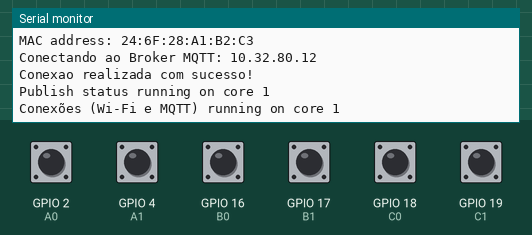
A sketch run on a simulated ESP32. Parts: the last lines printed to the serial monitor. The test bench sets the inputs (shaded band); at power-on: GPIO 2 (A0), GPIO 4 (A1), GPIO 16 (B0), GPIO 17 (B1), GPIO 18 (C0), GPIO 19 (C1) HIGH. WiFi joins after 1.5 s; servers stay silent unless stated; no MQTT or app messages arrive unless stated.

Above: at 3.7 s.
3.8 s: GPIO 2 (A0) pulled LOW for 1.2 s
At 5.3 s:
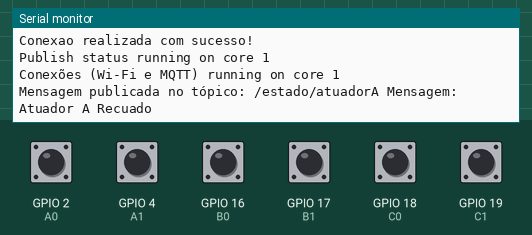
6.5 s: GPIO 4 (A1) pulled LOW for 1.2 s
At 7.7 s:
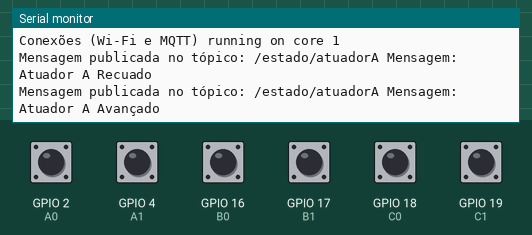
9.2 s: GPIO 16 (B0) pulled LOW for 1.2 s
At 11.2 s:
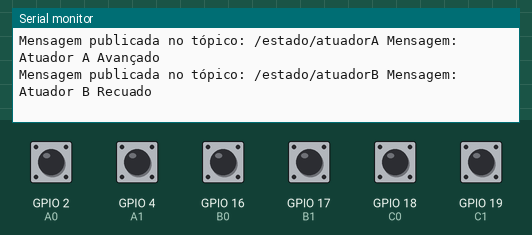
11.9 s: GPIO 17 (B1) pulled LOW for 1.2 s
At 13.6 s:
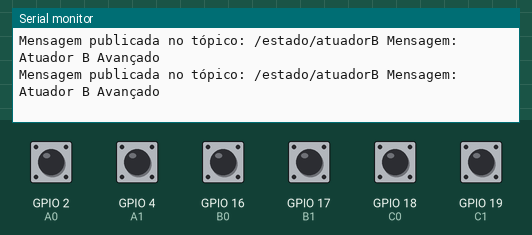
14.6 s: GPIO 18 (C0) pulled LOW for 1.2 s
At 16.5 s:
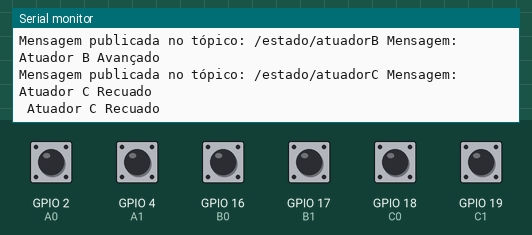
17.3 s: GPIO 19 (C1) pulled LOW for 1.2 s
At 18.9 s:
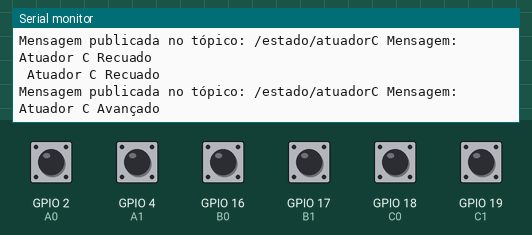

Measured:
- after the input at 3.8 s, the serial monitor: prints a new line after 0.27 s (image 1)
- after the input at 6.5 s, the serial monitor: prints a new line after 0.57 s (image 2)
- after the input at 9.2 s, the serial monitor: prints a new line after 0.88 s (image 3)
- after the input at 11.9 s, the serial monitor: prints a new line after 0.18 s (image 4)
- after the input at 14.6 s, the serial monitor: prints a new line after 0.48 s (image 5)
- after the input at 17.3 s, the serial monitor: prints a new line after 0.79 s (image 6)

The sketch:

ESP_SENSORESFDC.ino
```cpp
/*
      ESP_SensoresFdC
      PROJETO:  Desenvolvimento de um sistema, utilizando protocolo MQTT, com Raspberry Pi 4 e ESP32
                para controlar bancada eletropneumática/eletrohidráulica através de um aplicativo mobile.
      LINK:     https://github.com/MAPL-UFU/mqtt-app-controle
      ALUNO:    Matheus Alves de Paula
      PROF.:    Prof. Dr. José Jean-Paul Zanlucchi de Souza Tavares
      DATA:     05/01/2024
*/

// INCLUSÃO DE BIBLIOTECAS
#include <WiFi.h>          // biblioteca WiFi
#include "esp_wpa2.h"      // biblioteca wpa2 para conexão em redes Enterprise
#include <PubSubClient.h>  // biblioteca PubSubClient para conexão MQTT

byte mac[6];

// PARÂMETROS PARA CONEXÃO WIFI COM A REDE EDUROAM
#define EAP_ANONYMOUS_IDENTITY "anonymous@ufu.br"  // anonymous@example.com, or you can use also nickname@example.com
#define EAP_IDENTITY " XXXXXX @ufu.br"         // nickname@example.com, at some organizations should work nickname only without realm, but it is not recommended
#define EAP_PASSWORD " XXXXXX "                 // password for eduroam account

const char* ssid = "eduroam";  // "eduroam" SSID

// PARÂMETROS DO BROKER PARA CONEXÃO MQTT
const char* mqttServer = "10.32.80.12";           // endereço do broker a ser conectado
const int mqttPort = 1883;                        // porta mqtt
const char* mqttUser = "localufulem";            // usuário mqtt do referido broker
const char* mqttPassword = "r4spb3rryp!@L3M";    // senha mqtt do referido broker

// INSTANCIANDO OBJETOS DAS CLASSES DAS BIBLIOTECAS
WiFiClient espClient;          // definindo objeto espClient
PubSubClient MQTT(espClient);  // cliente MQTT passando o objeto espClient

// INSTANCIANDO OBJETOS TASKHANDLE PARA PROCESSAMENTO DUAL CORE
TaskHandle_t Task1;
TaskHandle_t Task2;

// DEFINIÇÃO DO CLIENT ID
#define id_mqtt "ESP-SENSORES"  // definindo identificador para o esp32

// DEFINIÇÃO DE PINOS
#define A0 2  // definindo a ligação do sensor fim de curso na porta 2
#define A1 4  // definindo a ligação do sensor fim de curso na porta 4

#define B0 16  // definindo a ligação do sensor fim de curso na porta 5
#define B1 17  // definindo a ligação do sensor fim de curso na porta 19

#define C0 18  // definindo a ligação do sensor fim de curso na porta 12
#define C1 19  // definindo a ligação do sensor fim de curso na porta 14

// DECLARAÇÃO DOS PROTÓTIPOS DAS FUNÇÕES
void conectaWiFi();                                     // realiza conexão com wifi
void conectaMQTT();                                     // realiza conexão com broker mqtt
void mantemConexoes();                                  // garantir as conexoes wifi e broker mqtt ativas
void publishSensorA0A1State(int a0Value, int a1Value);  // realiza publicações nos tópicos referente aos sensores do atuador A
void publishSensorB0B1State(int b0Value, int b1Value);  // realiza publicações nos tópicos referente aos sensores do atuador B
void publishSensorC0C1State(int c0Value, int c1Value);  // realiza publicações nos tópicos referente aos sensores do atuador C

void setup() {

  Serial.begin(115200);  // inicia a comunicação serial em 115200 bauds
  delay(10);
  Serial.print(F("Conectando à rede: "));
  Serial.println(ssid);
  Serial.println("\n");
  WiFi.disconnect(true);                                                                 // disconnect from WiFi to set new WiFi connection
  WiFi.mode(WIFI_STA);                                                                   // init wifi mode
  WiFi.begin(ssid, WPA2_AUTH_PEAP, EAP_ANONYMOUS_IDENTITY, EAP_IDENTITY, EAP_PASSWORD);  // WITHOUT CERTIFICATE - WORKING WITH EXCEPTION ON RADIUS SERVER

  while (WiFi.status() != WL_CONNECTED) {
    delay(500);
    Serial.print(F("."));
    if (WiFi.status() == WL_CONNECT_FAILED || WiFi.status() == WL_CONNECTION_LOST) {
      conectaWiFi();  // Reconecta Wi-Fi em caso de falha
    }
  }

  Serial.println("\n");
  Serial.println(F("Rede WiFi está conectada!"));
  Serial.println(F("Endereço IP recebido: "));
  Serial.println(WiFi.localIP());  // print LAN IP

  WiFi.macAddress(mac);
  Serial.print("MAC address: ");
  Serial.print(mac[0], HEX);
  Serial.print(":");
  Serial.print(mac[1], HEX);
  Serial.print(":");
  Serial.print(mac[2], HEX);
  Serial.print(":");
  Serial.print(mac[3], HEX);
  Serial.print(":");
  Serial.print(mac[4], HEX);
  Serial.print(":");
  Serial.println(mac[5], HEX);  // print MAC Address

  // DECLARANDO PINOS DE INPUT
  pinMode(A0, INPUT_PULLUP);  // inicializando a variável do sensor A0 como entrada com resistor pull-up interno habilitado
  pinMode(A1, INPUT_PULLUP);  // inicializando a variável do sensor A1 como entrada com resistor pull-up interno habilitado

  pinMode(B0, INPUT_PULLUP);  // inicializando a variável do sensor B0 como entrada com resistor pull-up interno habilitado
  pinMode(B1, INPUT_PULLUP);  // inicializando a variável do sensor B1 como entrada com resistor pull-up interno habilitado

  pinMode(C0, INPUT_PULLUP);  // inicializando a variável do sensor C0 como entrada com resistor pull-up interno habilitado
  pinMode(C1, INPUT_PULLUP);  // inicializando a variável do sensor C1 como entrada com resistor pull-up interno habilitado

  MQTT.setServer(mqttServer, mqttPort);
  conectaMQTT();

    // cria uma tarefa que será executada na função Task1code(), com prioridade 1 e execução no core 0
  xTaskCreatePinnedToCore(
    Task1code, /* função que implementa a tarefa. */
    "Task1",   /* nome da tarefa. */
    10000,     /* número de palavras a serem alocadas para uso com a pilha da tarefa */
    NULL,      /* parâmetro de entrada para a tarefa (pode ser NULL) */
    0,         /* prioridade da tarefa (0 a N) */
    &Task1,    /* referência para a tarefa (pode ser NULL) */
    0);        /* núcleo que executará a tarefa (0 ou 1) */
  delay(500);

  // cria uma tarefa que será executada na função Task2code(), com prioridade 1 e execução no core 1
  xTaskCreatePinnedToCore(
    Task2code, /* função que implementa a tarefa. */
    "Task2",   /* nome da tarefa. */
    10000,     /* número de palavras a serem alocadas para uso com a pilha da tarefa */
    NULL,      /* parâmetro de entrada para a tarefa (pode ser NULL) */
    1,         /* prioridade da tarefa (0 a N) */
    &Task2,    /* referência para a tarefa (pode ser NULL) */
    1);        /* núcleo que executará a tarefa (0 ou 1) */
  delay(500);
}

// FUNÇÃO EXECUTADA NO NÚCLEO 0
void Task1code(void* pvParameters) {
  Serial.print("Publish status running on core ");
  Serial.println(xPortGetCoreID());

  for (;;) {
    const char* msg_status = "ESP32 SENSORES CONECTADO";
    MQTT.publish("/status/espSensores", msg_status);  // publica o status do ESP32
    //Serial.print("Mensagem publicada no tópico: /status/espSensores");
    //Serial.print(" Mensagem: ");
    //Serial.println(msg_status);
    delay(3000);
  }
}

// FUNÇÃO EXECUTADA NO NÚCLEO 1
void Task2code(void* pvParameters) {
  Serial.print("Conexões (Wi-Fi e MQTT) running on core ");
  Serial.println(xPortGetCoreID());

  for (;;) {
    mantemConexoes();  // função para reconectar wifi ou broker em caso de queda
    MQTT.loop();       // mantém a comunicação MQTT ativa

    // variavel auxilar para tratar dados do sensores
    int a0Value = digitalRead(A0);  // Lê o estado do sensor fim de curso a0
    int a1Value = digitalRead(A1);  // Lê o estado do sensor fim de curso a1

    int b0Value = digitalRead(B0);  // Lê o estado do sensor fim de curso b0
    int b1Value = digitalRead(B1);  // Lê o estado do sensor fim de curso b1

    int c0Value = digitalRead(C0);  // Lê o estado do sensor fim de curso c0
    int c1Value = digitalRead(C1);  // Lê o estado do sensor fim de curso c1

    publishSensorA0A1State(a0Value, a1Value);  // Publica o estado do sensor
    publishSensorB0B1State(b0Value, b1Value);  // Publica o estado do sensor
    publishSensorC0C1State(c0Value, c1Value);  // Publica o estado do sensor

    delay(1000);  // intervalo de 1 segundo entre as leituras
  }
}

void loop() {
}

// FUNÇÃO DE RECONEXÃO MQTT E WIFI
void mantemConexoes() {
  if (!MQTT.connected()) {
    conectaMQTT();
  }

  conectaWiFi();
}

// FUNÇÃO CONEXÃO REDE WIFI
void conectaWiFi() {

  if (WiFi.status() == WL_CONNECTED) {
    return;
  }

  Serial.println("Falha na conexão com a rede WiFi.");
  Serial.print("Reconectando-se na rede: ");
  Serial.print(ssid);

  WiFi.disconnect(true);  //disconnect from WiFi to set new WiFi connection
  WiFi.mode(WIFI_STA);    //init wifi mode
  WiFi.begin(ssid, WPA2_AUTH_PEAP, EAP_ANONYMOUS_IDENTITY, EAP_IDENTITY, EAP_PASSWORD);

  int counter = 0;
  while (WiFi.status() != WL_CONNECTED) {
    delay(500);
    Serial.print(".");
    counter++;

    if (counter >= 60) {
      ESP.restart();  // Reinicia o ESP32 após 30 segundos de tentativas de conexão
    }

    Serial.println();
    Serial.print("Conectado com sucesso na rede: ");
    Serial.println(ssid);
  }
}

// FUNÇÃO CONEXÃO MQTT
void conectaMQTT() {
  while (!MQTT.connected()) {
    Serial.print("Conectando ao Broker MQTT: ");
    Serial.println(mqttServer);

    if (MQTT.connect(id_mqtt, mqttUser, mqttPassword)) {
      Serial.println("Conexao realizada com sucesso!");
    } else {
      Serial.println("Falha na conexão com o broker MQTT.");
      Serial.println("Nova tentativa de conexão em 5s...");
      delay(5000);
    }
  }
}

// FUNÇÃO SENSORES ATUADOR A
void publishSensorA0A1State(int a0Value, int a1Value) {
  if (a0Value == LOW && a1Value == HIGH) {
    MQTT.publish("/estado/atuadorA", "Atuador A Recuado");
    Serial.println("Mensagem publicada no tópico: /estado/atuadorA Mensagem: Atuador A Recuado");

  } else if (a0Value == HIGH && a1Value == LOW) {
    MQTT.publish("/estado/atuadorA", "Atuador A Avançado");
    Serial.println("Mensagem publicada no tópico: /estado/atuadorA Mensagem: Atuador A Avançado");

  } else if (a0Value == LOW && a1Value == LOW) {
    MQTT.publish("/estado/atuadorA", "Sensor(es) do Atuador A com mau contato!");
    Serial.println("Mensagem publicada no tópico: /estado/atuadorA Mensagem: Sensor(es) do Atuador A com mau contato!");

  } else {
    //Serial.println("\n ... \n");
  }
}

// FUNÇÃO SENSORES ATUADOR B
void publishSensorB0B1State(int b0Value, int b1Value) {
  if (b0Value == LOW && b1Value == HIGH) {
    MQTT.publish("/estado/atuadorB", "Atuador B Recuado");
    Serial.println("Mensagem publicada no tópico: /estado/atuadorB Mensagem: Atuador B Recuado");

  } else if (b0Value == HIGH && b1Value == LOW) {
    MQTT.publish("/estado/atuadorB", "Atuador B Avançado");
    Serial.println("Mensagem publicada no tópico: /estado/atuadorB Mensagem: Atuador B Avançado");

  } else if (b0Value == LOW && b1Value == LOW) {
    MQTT.publish("/estado/atuadorB", "Sensor(es) do atuador B com mau contato!");
    Serial.println("Mensagem publicada no tópico: /estado/atuadorB Mensagem: Sensor(es) do Atuador B com mau contato!");

  } else {
    //Serial.println("\n ... \n");
  }
}

// FUNÇÃO SENSORES ATUADOR C
void publishSensorC0C1State(int c0Value, int c1Value) {
  if (c0Value == LOW && c1Value == HIGH) {
    Serial.println("Mensagem publicada no tópico: /estado/atuadorC Mensagem: Atuador C Recuado");
    Serial.println("\n Atuador C Recuado \n");

  } else if (c0Value == HIGH && c1Value == LOW) {
    MQTT.publish("/estado/atuadorC", "Atuador C Avançado");
    Serial.println("Mensagem publicada no tópico: /estado/atuadorC Mensagem: Atuador C Avançado");

  } else if (c0Value == LOW && c1Value == LOW) {
    MQTT.publish("/estado/atuadorC", "Sensor(es) do atuador C com mau contato!");
    Serial.println("Mensagem publicada no tópico: /estado/atuadorC Mensagem: Sensor(es) do Atuador C com mau contato!");

  } else {
    //Serial.println("\n ... \n");
  }
}
```
